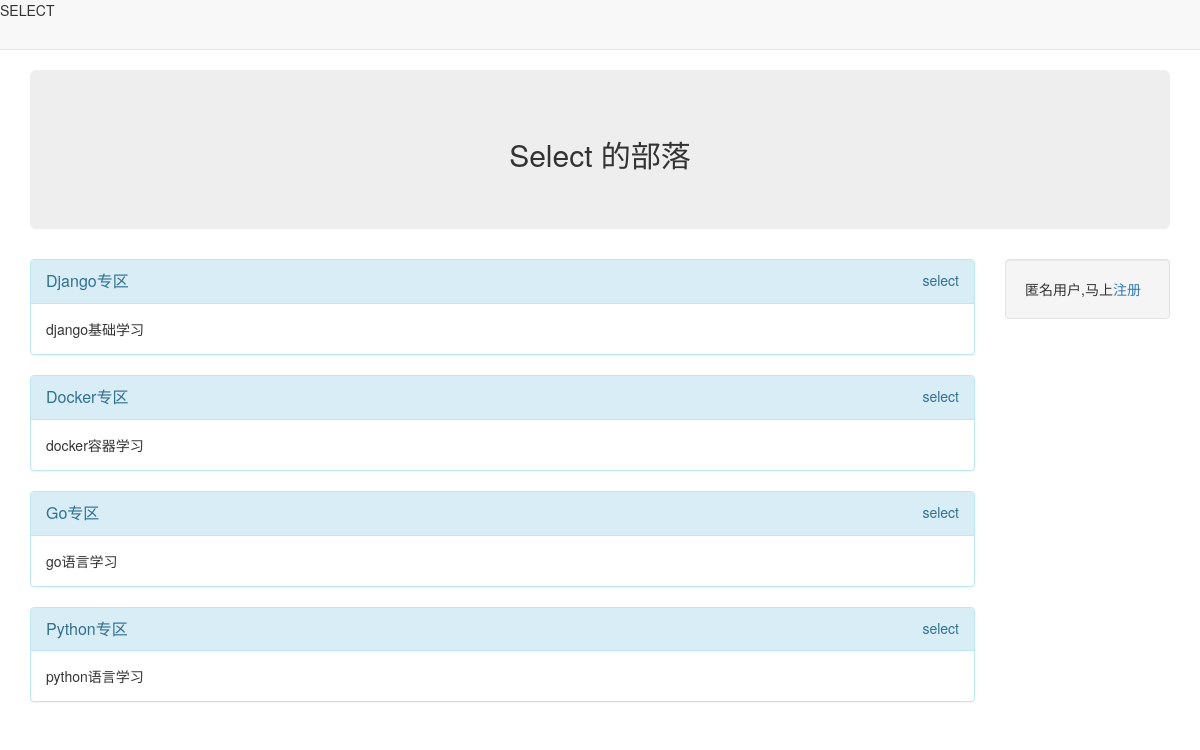
The page / on the database its author committed.
### block/models.py (models this page shows, shortened)
class Block(models.Model):
    name = models.CharField("版块名称", max_length=20)
    desc = models.CharField("版块描述", max_length=200)
    manager_name = models.CharField("管理员名称", max_length=20)
    status = models.IntegerField("状态", choices=((0, "正常"), (-1, "删除")))
    class Meta:
        verbose_name = "版块"
        verbose_name_plural = "版块"

### forum/views.py (the view)
# urls.py: url(r'^$', views.index),
def index(request):
    block_info = Block.objects.filter(status=0).order_by("-id")
    return render(request, "index.html", {"blocks": block_info})

### templates/index.html
{% extends "base.html" %}
{% block content %}
        <div class="col-xs-12 col-md-10">
            {%for bl in blocks %}
                <div class="panel panel-info">
                  <div class="panel-heading">
                    <span class="panel-title "><a href="/article/list/{{ bl.id }}">{{ bl.name }}</a></span>
                    <span class="pull-right">{{ bl.manager_name }}</span>
                  </div>
                  <div class="panel-body">
                    {{ bl.desc }}
                  </div>
                </div>
            {% endfor %}
        </div>
        <div class="col-xs-12 col-md-2">
            <div class="well">匿名用户,马上<a href="/register/">注册</a></div>
        </div>
{% endblock %}

### rows shown on the page
Block: name "Django专区", manager_name "select", desc "django基础学习"
Block: name "Docker专区", manager_name "select", desc "docker容器学习"
Block: name "Go专区", manager_name "select", desc "go语言学习"
Block: name "Python专区", manager_name "select", desc "python语言学习"
